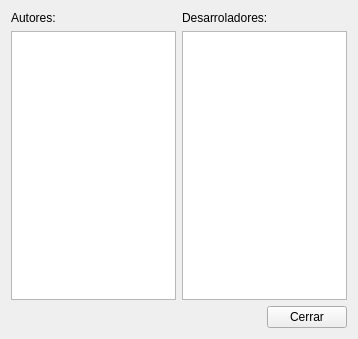
<?xml version="1.0" encoding="UTF-8"?>
<ui version="4.0">
 <class>CreditosForm</class>
 <widget class="QWidget" name="CreditosForm">
  <property name="geometry">
   <rect>
    <x>0</x>
    <y>0</y>
    <width>358</width>
    <height>339</height>
   </rect>
  </property>
  <property name="windowTitle">
   <string>Form</string>
  </property>
  <layout class="QVBoxLayout" name="verticalLayout_3">
   <item>
    <layout class="QHBoxLayout" name="horizontalLayout_2">
     <item>
      <layout class="QVBoxLayout" name="verticalLayout">
       <item>
        <widget class="QLabel" name="label">
         <property name="text">
          <string>Autores:</string>
         </property>
        </widget>
       </item>
       <item>
        <widget class="QTextBrowser" name="txtAuto"/>
       </item>
      </layout>
     </item>
     <item>
      <layout class="QVBoxLayout" name="verticalLayout_2">
       <item>
        <widget class="QLabel" name="label_2">
         <property name="text">
          <string>Desarroladores:</string>
         </property>
        </widget>
       </item>
       <item>
        <widget class="QTextBrowser" name="txtDesa"/>
       </item>
      </layout>
     </item>
    </layout>
   </item>
   <item>
    <layout class="QHBoxLayout" name="horizontalLayout">
     <item>
      <spacer name="horizontalSpacer">
       <property name="orientation">
        <enum>Qt::Horizontal</enum>
       </property>
       <property name="sizeHint" stdset="0">
        <size>
         <width>308</width>
         <height>20</height>
        </size>
       </property>
      </spacer>
     </item>
     <item>
      <widget class="QPushButton" name="pushButton">
       <property name="text">
        <string>Cerrar</string>
       </property>
      </widget>
     </item>
    </layout>
   </item>
  </layout>
 </widget>
 <resources/>
 <connections/>
</ui>
